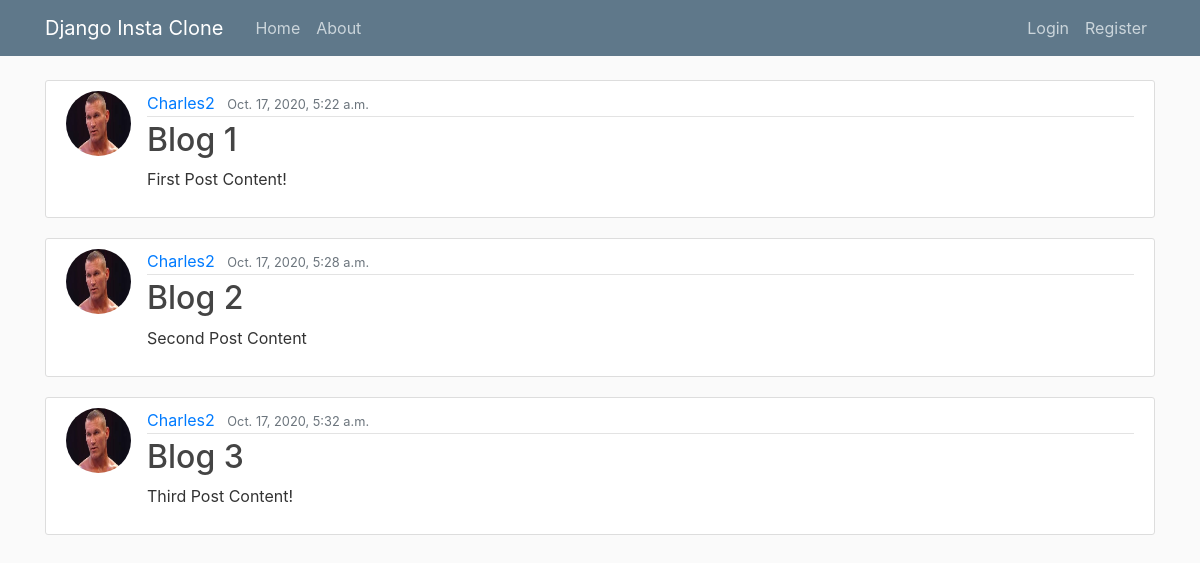
The page / on the database its author committed.
### IG/models.py (models this page shows, shortened)
class Post(models.Model):
    title = models.CharField(max_length=100)
    content = models.TextField()
    date_posted = models.DateTimeField(default=timezone.now)
    author = models.ForeignKey(User, on_delete=models.CASCADE)

### Authentication/models.py (models this page shows, shortened)
class Profile(models.Model):
    user = models.OneToOneField(User, on_delete=models.CASCADE)
    image = models.ImageField(default='default.jpg', upload_to = 'profile_pics')

### IG/views.py (the view)
# urls.py: path('', views.home, name='Ig-home'),
def home(request):
    context ={
        'posts': Post.objects.all()
    }
    return render(request, 'IG/home.html', context)

### IG/templates/IG/home.html
{% extends 'IG/base.html' %}
{% block content  %}
    {% for post in posts %}
    <article class="media content-section">
        <img class="rounded-circle article-img" src="{{ post.author.profile.image.url }}">
        <div class="media-body">
          <div class="article-metadata">
            <a class="mr-2" href="#">{{ post.author }}</a>
            <small class="text-muted">{{ post.date_posted }}</small>
          </div>
          <h2><a class="article-title" href="#">{{ post.title }}</a></h2>
          <p class="article-content">{{ post.content }}</p>
        </div>
      </article>
    {% endfor %}
{% endblock content %}

### IG/templates/IG/base.html (shortened to what this page needs)
{% load static %}
<!DOCTYPE html>
<html lang="en">
<head>
    <link rel="stylesheet" href="https://cdn.jsdelivr.net/npm/bootstrap@4.5.3/dist/css/bootstrap.min.css">
    <link rel="stylesheet" href="{% static 'IG/main.css'%}">
    </head>
<body>
    <header class="site-header">
        <nav class="navbar navbar-expand-md navbar-dark bg-steel fixed-top">
          <div class="container">
            <a class="navbar-brand mr-4" href="/">Django Insta Clone</a>
            <div class="collapse navbar-collapse" id="navbarToggle">
              <div class="navbar-nav mr-auto">
                <a class="nav-item nav-link" href="{% url 'Ig-home' %}">Home</a>
                <a class="nav-item nav-link" href="{% url 'Ig-about' %}">About</a>
              </div>
              <div class="navbar-nav">
                {% if user.is_authenticated %}
                <a class="nav-item nav-link" href="{% url 'logout' %}">Logout</a>
                <a class="nav-item nav-link" href="{% url 'profile' %}">Profile</a>
                {% else %}
                <a class="nav-item nav-link" href="{% url 'login' %}">Login</a>
                <a class="nav-item nav-link" href="{% url 'register' %}">Register</a>
                {% endif %}
              </div>
            </div>
          </div>
        </nav>
      </header>
    <div class="container">
        {% block content %} {% endblock content %}
    </div>
</body>
</html>

### IG/static/IG/main.css (style rules this page uses)
body { background: #fafafa; color: #333333; margin-top: 5rem; }
h1, h2, h3, h4, h5, h6 { color: #444444; }
.bg-steel { background-color: #5f788a; }
.site-header .navbar-nav .nav-link { color: #cbd5db; }
.content-section { background: #ffffff; padding: 10px 20px; border: 1px solid #dddddd; border-radius: 3px; margin-bottom: 20px; }
.article-title { color: #444444; }
.article-content { white-space: pre-line; }
.article-img { height: 65px; width: 65px; margin-right: 16px; }
.article-metadata { padding-bottom: 1px; margin-bottom: 4px; border-bottom: 1px solid #e3e3e3 }

### rows shown on the page
Post: author.profile.image (picture), author "Charles2", date_posted "Oct. 17, 2020, 5:22 a.m.", title "Blog 1", content "First Post Content!"
Post: author.profile.image (picture), author "Charles2", date_posted "Oct. 17, 2020, 5:28 a.m.", title "Blog 2", content "Second Post Content"
Post: author.profile.image (picture), author "Charles2", date_posted "Oct. 17, 2020, 5:32 a.m.", title "Blog 3", content "Third Post Content!"
